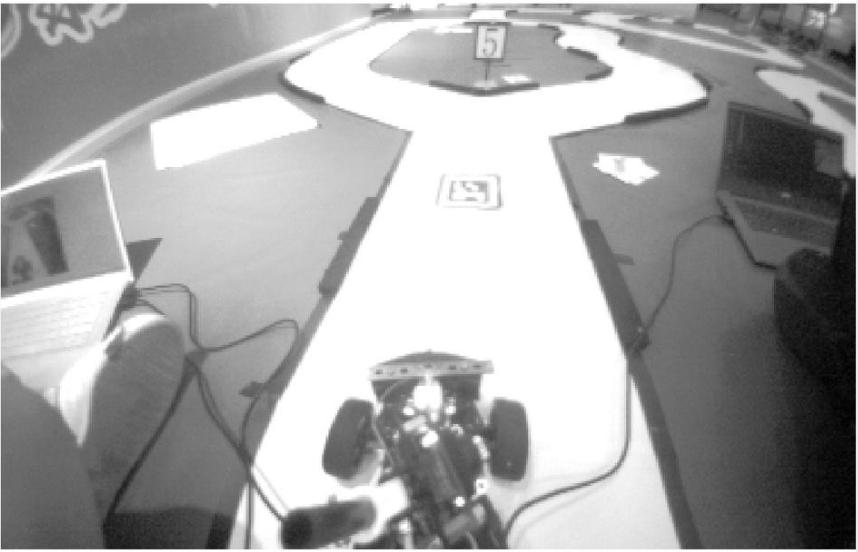
#> input picture opencv基础/photo/car.png, 858 x 552 px, found by its file name
$ python test_threshold.py
#> lines starting #> are read from the running program, lines starting #| are printed output that depends on the picture; after the words box and inside, x2 and y2 are one past the last pixel; in counts of white or black regions, pixels touching at a corner belong together
import cv2
import numpy as np

gray=cv2.imread("car.png",cv2.IMREAD_GRAYSCALE)
#> gray: shape (552, 858); min 0, max 255, mean 162.8
ret,thresh=cv2.threshold(gray,127,255,cv2.THRESH_BINARY)
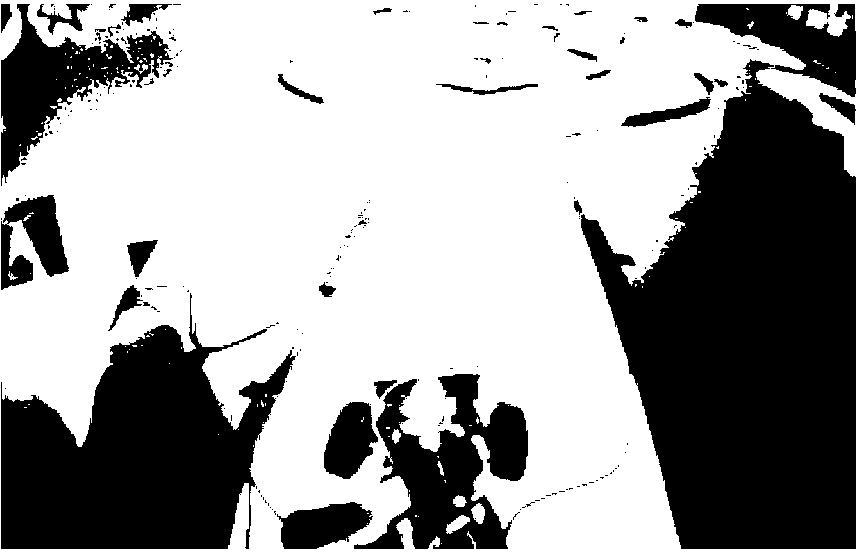
#> thresh: shape (552, 858); 62.2% white; 230 black regions (188 under 20 px), largest, box (x1, y1, x2, y2) and area: (581, 59, 856, 549) 87302, (1, 293, 296, 549) 43039, (354, 374, 528, 549) 14993
#二分法
thresh_adp=cv2.adaptiveThreshold(gray,255,
    cv2.ADAPTIVE_THRESH_GAUSSIAN_C,cv2.THRESH_BINARY,11,2)
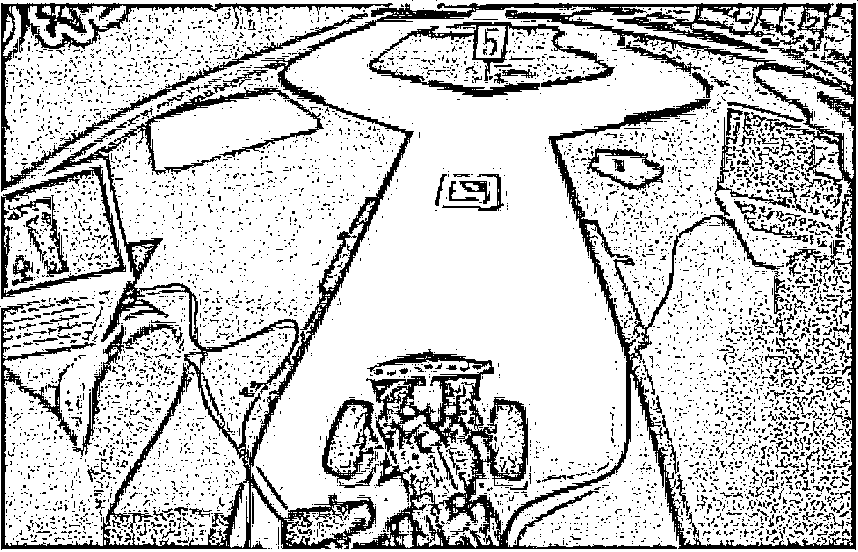
#> thresh_adp: shape (552, 858); 78.3% white; 5229 black regions (4930 under 20 px), largest, box (x1, y1, x2, y2) and area: (1, 3, 856, 550) 58083, (369, 22, 615, 97) 3313, (1, 165, 126, 299) 2258
#内置自适应分配算法
thresh_otsu=cv2.threshold(gray,0,255,
    cv2.THRESH_BINARY+cv2.THRESH_OTSU)[1]
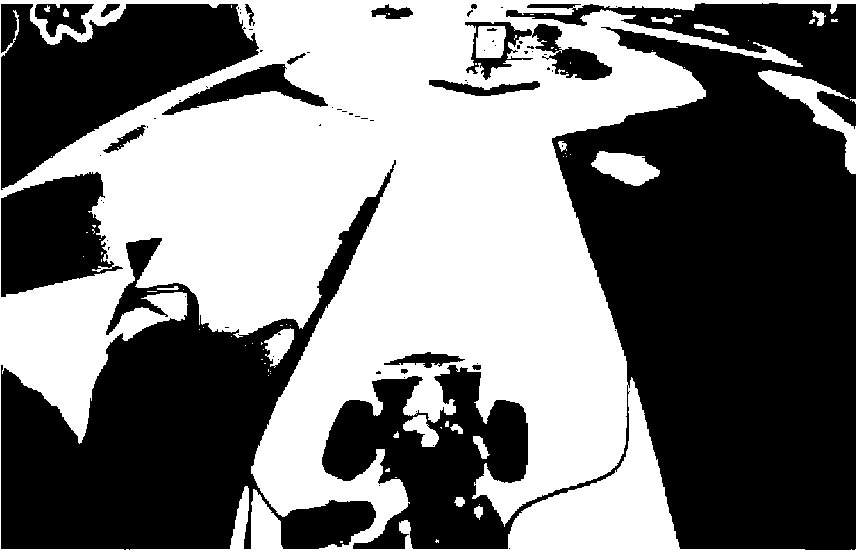
#> thresh_otsu: shape (552, 858); 47.7% white; 75 white regions (56 under 20 px), largest, box (x1, y1, x2, y2) and area: (0, 0, 858, 552) 221338, (591, 151, 660, 186) 1475, (476, 26, 506, 58) 855
#大津法

cv2.imshow("Gray",gray)
cv2.imshow("Threshold Adaptive",thresh_adp)
cv2.imshow("Threshold Otsu",thresh_otsu)
cv2.imshow("Threshold Binary",thresh)
cv2.waitKey(0)

$ run again, with opencv基础/photo/test.png copied over opencv基础/photo/car.png
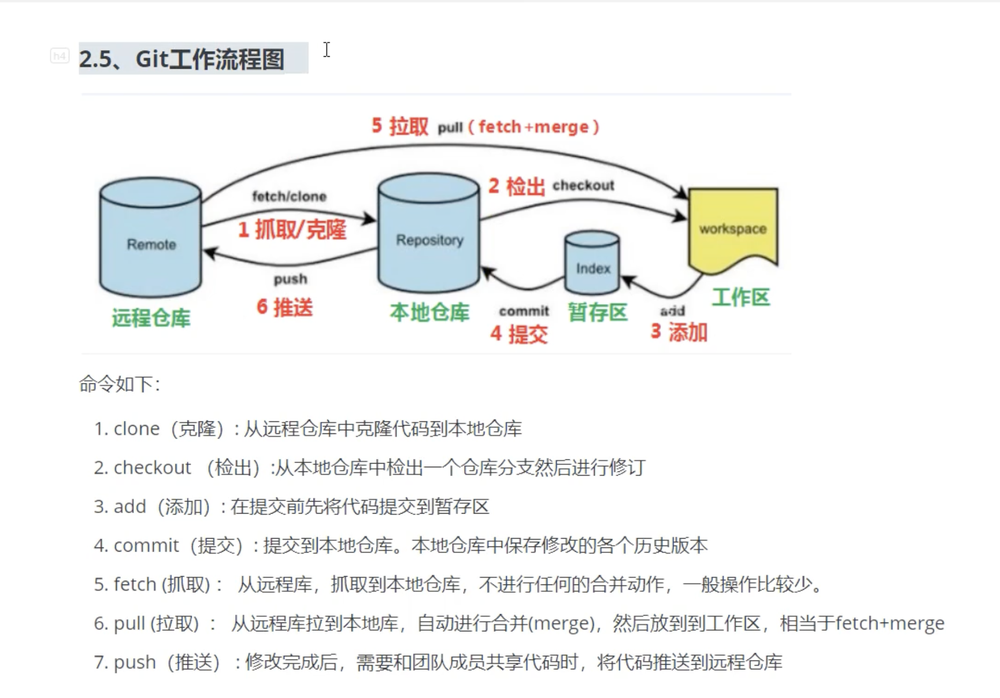
#> input picture opencv基础/photo/test.png, 1000 x 698 px, shrunk from 1920 x 1340 before the run, found by its file name
#> `ret,thresh=cv2.threshold(gray,127,255,cv2.THRESH_BINARY)`:
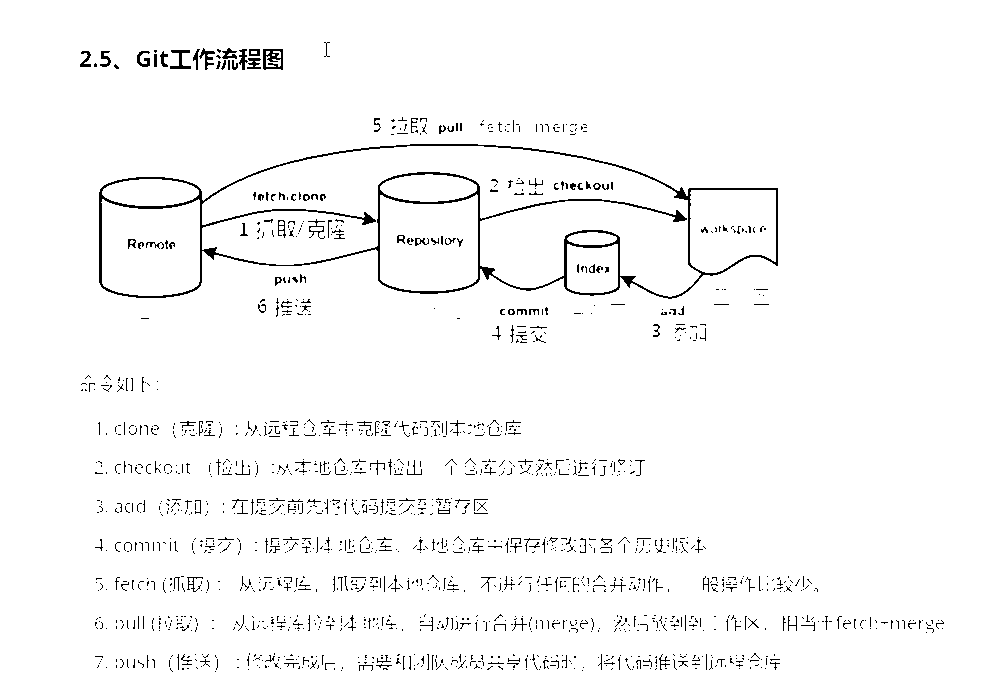
#> thresh: shape (698, 1000); 97.2% white; black in thin lines or dots, all inside (x1, y1, x2, y2) = (80, 42, 944, 672)
#> thresh_adp: shape (698, 1000); 92.4% white; black in thin lines or dots
#> `thresh_otsu=cv2.threshold(gray,0,255, cv2.THRESH_BINARY+cv2.THRESH_OTS..`:
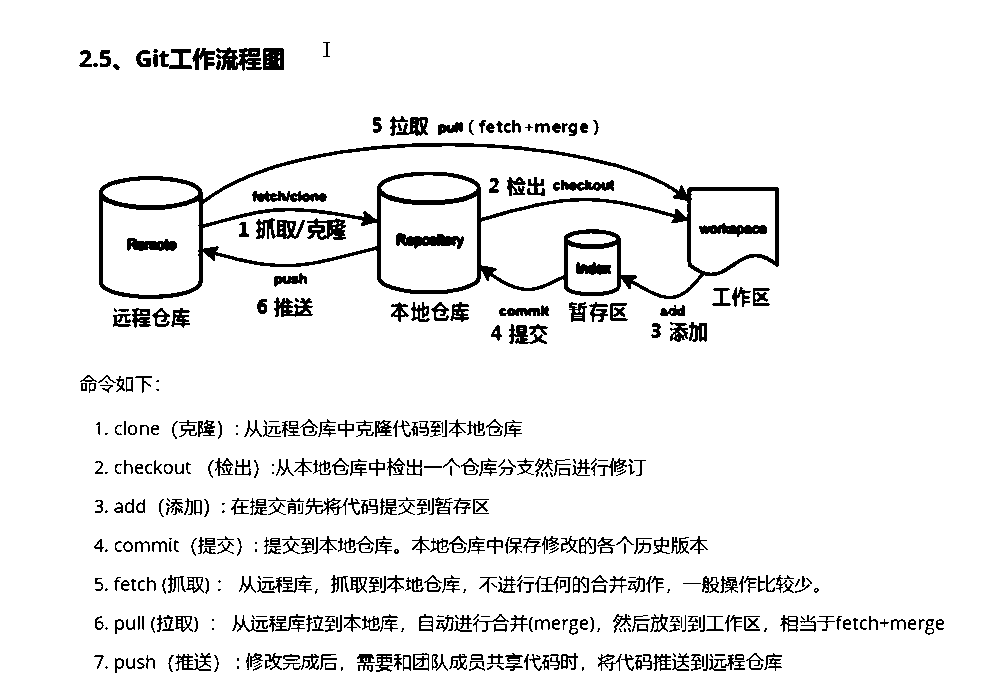
#> thresh_otsu: shape (698, 1000); 93.1% white; 480 black regions (95 under 20 px), largest, box (x1, y1, x2, y2) and area: (99, 143, 779, 299) 11528, (216, 47, 262, 71) 677, (396, 233, 464, 249) 655
